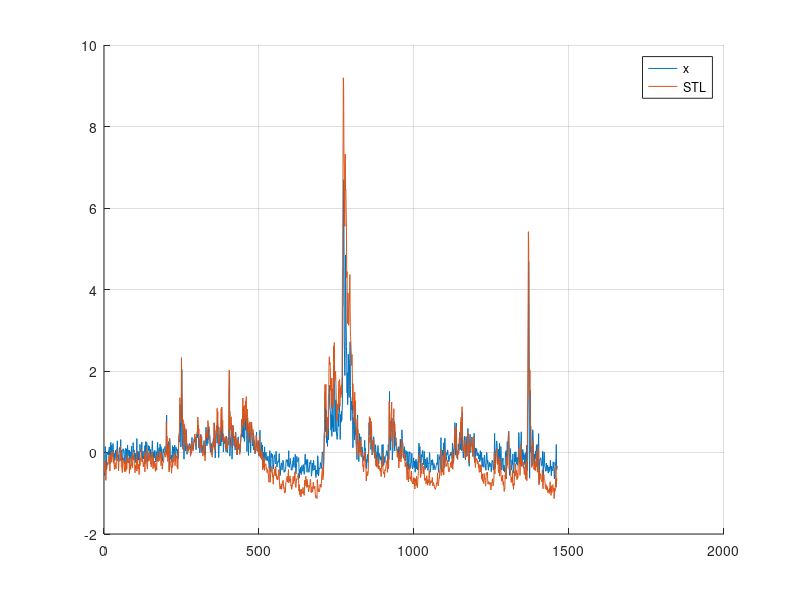

MATLAB code to generate this figure:
%% proj_finance.m - Cours Modelisation - Saclay, 2021-22.
% This file uses the Rulkov Map as defined in Eqn. 4 of the paper to model
% the stock market data of STLFSI2, in an attempt to recreate the graphs in
% Figure 3 and 4.

%% System parameters and calls; 
% rng(0) % Seeds the random number generator
clear all;  %#ok<CLALL>
clc; 

%% Initialising our Rulkov vectors
% Parameters: 
load('parameters.mat'); 

t_max = length(stl_data); 

y = zeros(t_max+1, 1); 
x = zeros(t_max+1, 1); 

% Initial Conditions 
x(1) = stl_data(1);
y(1) = stl_data(1);
%delta = ; 
%% 
% Modelling a Rulkov m% Determined by the number of timestamps/data that we have
f = @(t, x) alpha ./ (1 + x(t).^n);  
for t=1:t_max% plot(f(1:t_max,x))
    x(t+1) = f(t, x) + gamma*y(t) + stl_data(t); %stl_data(t)=delta; 
    y(t+1) = beta * y(t) - mu * x(t) + eta(); % eta*randn() for the second model
end

hold on; 
plot(x);  
plot(stl_data); 
legend("x", "STL")
grid on ; 